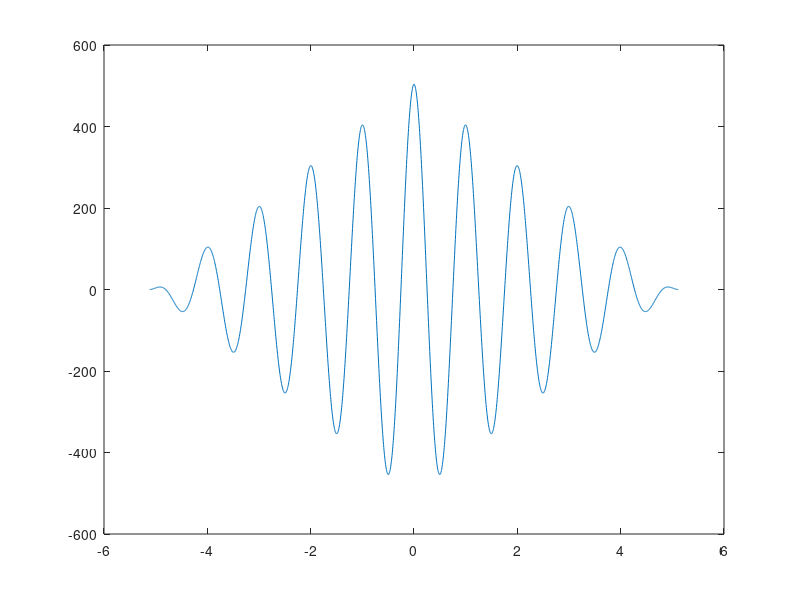

The MATLAB source for this figure:
clc; %clearing console

N = 1024;
f1 = 1;
FS = 200; 
n = 0:N-1;
x = sin(2*pi*f1*n/FS); 

[xc,lags] = xcorr(x);
tau = lags*1/FS;

plot(tau,xc);